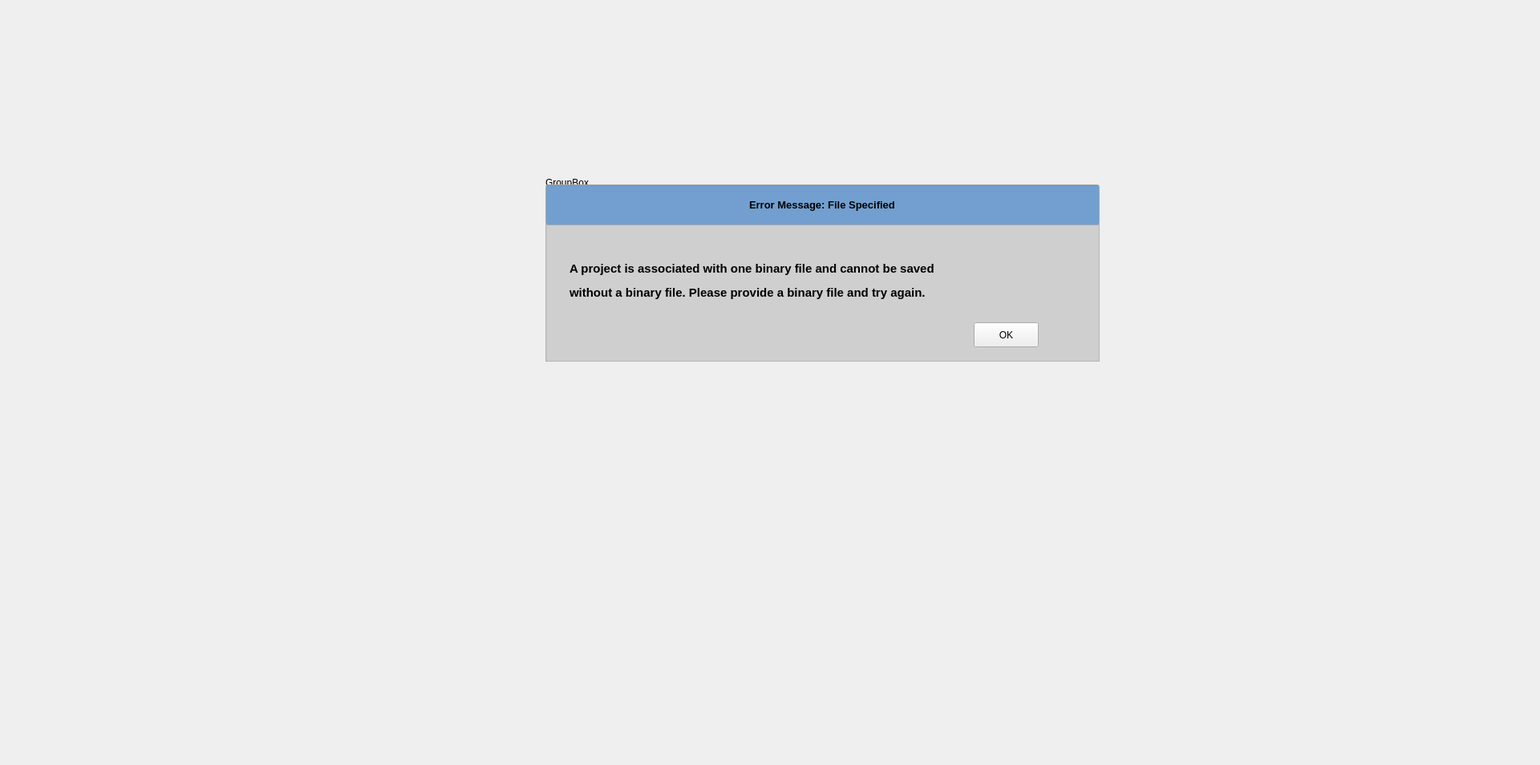
<?xml version="1.0" encoding="UTF-8"?>
<ui version="4.0">
 <class>DockWidget</class>
 <widget class="QDockWidget" name="DockWidget">
  <property name="geometry">
   <rect>
    <x>0</x>
    <y>0</y>
    <width>1920</width>
    <height>954</height>
   </rect>
  </property>
  <property name="palette">
   <palette>
    <active>
     <colorrole role="Base">
      <brush brushstyle="SolidPattern">
       <color alpha="142">
        <red>184</red>
        <green>184</green>
        <blue>184</blue>
       </color>
      </brush>
     </colorrole>
    </active>
    <inactive>
     <colorrole role="Base">
      <brush brushstyle="SolidPattern">
       <color alpha="142">
        <red>184</red>
        <green>184</green>
        <blue>184</blue>
       </color>
      </brush>
     </colorrole>
    </inactive>
    <disabled>
     <colorrole role="Base">
      <brush brushstyle="SolidPattern">
       <color alpha="255">
        <red>255</red>
        <green>255</green>
        <blue>255</blue>
       </color>
      </brush>
     </colorrole>
    </disabled>
   </palette>
  </property>
  <property name="windowTitle">
   <string>DockWidget</string>
  </property>
  <widget class="QWidget" name="dockWidgetContents">
   <widget class="QGroupBox" name="groupBox">
    <property name="geometry">
     <rect>
      <x>680</x>
      <y>220</y>
      <width>691</width>
      <height>231</height>
     </rect>
    </property>
    <property name="title">
     <string>GroupBox</string>
    </property>
    <widget class="QLineEdit" name="PluginView_4">
     <property name="geometry">
      <rect>
       <x>0</x>
       <y>10</y>
       <width>691</width>
       <height>51</height>
      </rect>
     </property>
     <property name="palette">
      <palette>
       <active>
        <colorrole role="Base">
         <brush brushstyle="SolidPattern">
          <color alpha="255">
           <red>114</red>
           <green>159</green>
           <blue>207</blue>
          </color>
         </brush>
        </colorrole>
       </active>
       <inactive>
        <colorrole role="Base">
         <brush brushstyle="SolidPattern">
          <color alpha="255">
           <red>114</red>
           <green>159</green>
           <blue>207</blue>
          </color>
         </brush>
        </colorrole>
       </inactive>
       <disabled>
        <colorrole role="Base">
         <brush brushstyle="SolidPattern">
          <color alpha="255">
           <red>255</red>
           <green>255</green>
           <blue>255</blue>
          </color>
         </brush>
        </colorrole>
       </disabled>
      </palette>
     </property>
     <property name="font">
      <font>
       <pointsize>10</pointsize>
       <weight>75</weight>
       <bold>true</bold>
      </font>
     </property>
     <property name="autoFillBackground">
      <bool>false</bool>
     </property>
     <property name="text">
      <string>Error Message: File Specified</string>
     </property>
     <property name="alignment">
      <set>Qt::AlignCenter</set>
     </property>
     <property name="readOnly">
      <bool>true</bool>
     </property>
    </widget>
    <widget class="QColumnView" name="PluginView_3">
     <property name="geometry">
      <rect>
       <x>0</x>
       <y>60</y>
       <width>691</width>
       <height>171</height>
      </rect>
     </property>
     <property name="palette">
      <palette>
       <active>
        <colorrole role="Base">
         <brush brushstyle="SolidPattern">
          <color alpha="142">
           <red>184</red>
           <green>184</green>
           <blue>184</blue>
          </color>
         </brush>
        </colorrole>
       </active>
       <inactive>
        <colorrole role="Base">
         <brush brushstyle="SolidPattern">
          <color alpha="142">
           <red>184</red>
           <green>184</green>
           <blue>184</blue>
          </color>
         </brush>
        </colorrole>
       </inactive>
       <disabled>
        <colorrole role="Base">
         <brush brushstyle="SolidPattern">
          <color alpha="255">
           <red>255</red>
           <green>255</green>
           <blue>255</blue>
          </color>
         </brush>
        </colorrole>
       </disabled>
      </palette>
     </property>
    </widget>
    <widget class="QPushButton" name="pushButton">
     <property name="geometry">
      <rect>
       <x>534</x>
       <y>182</y>
       <width>81</width>
       <height>31</height>
      </rect>
     </property>
     <property name="text">
      <string>OK</string>
     </property>
    </widget>
    <widget class="QLabel" name="label">
     <property name="geometry">
      <rect>
       <x>30</x>
       <y>80</y>
       <width>501</width>
       <height>101</height>
      </rect>
     </property>
     <property name="text">
      <string>&lt;html&gt;&lt;head/&gt;&lt;body&gt;&lt;p&gt;&lt;span style=&quot; font-size:11pt; font-weight:600;&quot;&gt;A project is associated with one binary file and cannot be saved&lt;/span&gt;&lt;/p&gt;&lt;p&gt;&lt;span style=&quot; font-size:11pt; font-weight:600;&quot;&gt;without a binary file. Please provide a binary file and try again.&lt;/span&gt;&lt;/p&gt;&lt;/body&gt;&lt;/html&gt;</string>
     </property>
     <property name="textFormat">
      <enum>Qt::AutoText</enum>
     </property>
    </widget>
    <zorder>PluginView_3</zorder>
    <zorder>PluginView_4</zorder>
    <zorder>pushButton</zorder>
    <zorder>label</zorder>
   </widget>
  </widget>
 </widget>
 <resources/>
 <connections/>
</ui>
